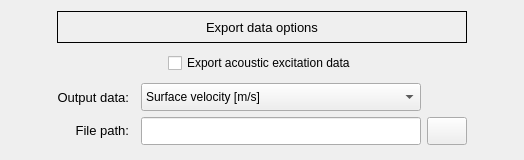
                  <widget class="QFrame" name="frame_3">
                   <property name="minimumSize">
                    <size>
                     <width>0</width>
                     <height>160</height>
                    </size>
                   </property>
                   <property name="maximumSize">
                    <size>
                     <width>16777215</width>
                     <height>180</height>
                    </size>
                   </property>
                   <property name="frameShape">
                    <enum>QFrame::Shape::NoFrame</enum>
                   </property>
                   <property name="frameShadow">
                    <enum>QFrame::Shadow::Raised</enum>
                   </property>
                   <layout class="QGridLayout" name="gridLayout_19">
                    <item row="2" column="1">
                     <widget class="QLabel" name="label_data_type">
                      <property name="minimumSize">
                       <size>
                        <width>0</width>
                        <height>28</height>
                       </size>
                      </property>
                      <property name="maximumSize">
                       <size>
                        <width>80</width>
                        <height>28</height>
                       </size>
                      </property>
                      <property name="font">
                       <font>
                        <family>MS Shell Dlg 2</family>
                        <pointsize>10</pointsize>
                        <italic>false</italic>
                        <bold>false</bold>
                       </font>
                      </property>
                      <property name="text">
                       <string>&lt;html&gt;&lt;head/&gt;&lt;body&gt;&lt;p align=&quot;right&quot;&gt;Output data:&lt;/p&gt;&lt;/body&gt;&lt;/html&gt;</string>
                      </property>
                      <property name="alignment">
                       <set>Qt::AlignmentFlag::AlignRight|Qt::AlignmentFlag::AlignTrailing|Qt::AlignmentFlag::AlignVCenter</set>
                      </property>
                     </widget>
                    </item>
                    <item row="1" column="0" colspan="6">
                     <widget class="QFrame" name="frame_9">
                      <property name="maximumSize">
                       <size>
                        <width>16777215</width>
                        <height>28</height>
                       </size>
                      </property>
                      <property name="frameShape">
                       <enum>QFrame::Shape::NoFrame</enum>
                      </property>
                      <property name="frameShadow">
                       <enum>QFrame::Shadow::Raised</enum>
                      </property>
                      <layout class="QGridLayout" name="gridLayout_20">
                       <property name="leftMargin">
                        <number>0</number>
                       </property>
                       <property name="topMargin">
                        <number>0</number>
                       </property>
                       <property name="rightMargin">
                        <number>0</number>
                       </property>
                       <property name="bottomMargin">
                        <number>0</number>
                       </property>
                       <item row="0" column="1">
                        <widget class="QCheckBox" name="checkBox_export_data">
                         <property name="minimumSize">
                          <size>
                           <width>0</width>
                           <height>0</height>
                          </size>
                         </property>
                         <property name="maximumSize">
                          <size>
                           <width>16777215</width>
                           <height>28</height>
                          </size>
                         </property>
                         <property name="text">
                          <string>Export acoustic excitation data</string>
                         </property>
                        </widget>
                       </item>
                       <item row="0" column="0">
                        <spacer name="horizontalSpacer_15">
                         <property name="orientation">
                          <enum>Qt::Orientation::Horizontal</enum>
                         </property>
                         <property name="sizeHint" stdset="0">
                          <size>
                           <width>40</width>
                           <height>20</height>
                          </size>
                         </property>
                        </spacer>
                       </item>
                       <item row="0" column="2">
                        <spacer name="horizontalSpacer_16">
                         <property name="orientation">
                          <enum>Qt::Orientation::Horizontal</enum>
                         </property>
                         <property name="sizeHint" stdset="0">
                          <size>
                           <width>40</width>
                           <height>20</height>
                          </size>
                         </property>
                        </spacer>
                       </item>
                      </layout>
                     </widget>
                    </item>
                    <item row="0" column="1" colspan="4">
                     <widget class="QLabel" name="label_10">
                      <property name="minimumSize">
                       <size>
                        <width>0</width>
                        <height>32</height>
                       </size>
                      </property>
                      <property name="maximumSize">
                       <size>
                        <width>16777215</width>
                        <height>32</height>
                       </size>
                      </property>
                      <property name="font">
                       <font>
                        <family>MS Shell Dlg 2</family>
                        <pointsize>10</pointsize>
                        <italic>false</italic>
                        <bold>false</bold>
                       </font>
                      </property>
                      <property name="frameShape">
                       <enum>QFrame::Shape::Box</enum>
                      </property>
                      <property name="text">
                       <string>Export data options</string>
                      </property>
                      <property name="textFormat">
                       <enum>Qt::TextFormat::AutoText</enum>
                      </property>
                      <property name="alignment">
                       <set>Qt::AlignmentFlag::AlignCenter</set>
                      </property>
                     </widget>
                    </item>
                    <item row="3" column="3">
                     <widget class="QLineEdit" name="lineEdit_export_path">
                      <property name="enabled">
                       <bool>true</bool>
                      </property>
                      <property name="minimumSize">
                       <size>
                        <width>280</width>
                        <height>28</height>
                       </size>
                      </property>
                      <property name="maximumSize">
                       <size>
                        <width>280</width>
                        <height>28</height>
                       </size>
                      </property>
                      <property name="font">
                       <font>
                        <family>MS Shell Dlg 2</family>
                        <pointsize>8</pointsize>
                        <italic>false</italic>
                        <bold>false</bold>
                       </font>
                      </property>
                      <property name="focusPolicy">
                       <enum>Qt::FocusPolicy::StrongFocus</enum>
                      </property>
                      <property name="text">
                       <string/>
                      </property>
                      <property name="alignment">
                       <set>Qt::AlignmentFlag::AlignCenter</set>
                      </property>
                      <property name="clearButtonEnabled">
                       <bool>true</bool>
                      </property>
                     </widget>
                    </item>
                    <item row="3" column="1">
                     <widget class="QLabel" name="label_export_path">
                      <property name="minimumSize">
                       <size>
                        <width>0</width>
                        <height>28</height>
                       </size>
                      </property>
                      <property name="maximumSize">
                       <size>
                        <width>80</width>
                        <height>28</height>
                       </size>
                      </property>
                      <property name="font">
                       <font>
                        <family>MS Shell Dlg 2</family>
                        <pointsize>10</pointsize>
                        <italic>false</italic>
                        <bold>false</bold>
                       </font>
                      </property>
                      <property name="text">
                       <string>&lt;html&gt;&lt;head/&gt;&lt;body&gt;&lt;p align=&quot;right&quot;&gt;File path:&lt;/p&gt;&lt;/body&gt;&lt;/html&gt;</string>
                      </property>
                      <property name="alignment">
                       <set>Qt::AlignmentFlag::AlignRight|Qt::AlignmentFlag::AlignTrailing|Qt::AlignmentFlag::AlignVCenter</set>
                      </property>
                     </widget>
                    </item>
                    <item row="3" column="5">
                     <spacer name="horizontalSpacer_14">
                      <property name="orientation">
                       <enum>Qt::Orientation::Horizontal</enum>
                      </property>
                      <property name="sizeHint" stdset="0">
                       <size>
                        <width>40</width>
                        <height>20</height>
                       </size>
                      </property>
                     </spacer>
                    </item>
                    <item row="3" column="0">
                     <spacer name="horizontalSpacer_13">
                      <property name="orientation">
                       <enum>Qt::Orientation::Horizontal</enum>
                      </property>
                      <property name="sizeHint" stdset="0">
                       <size>
                        <width>40</width>
                        <height>20</height>
                       </size>
                      </property>
                     </spacer>
                    </item>
                    <item row="3" column="4">
                     <widget class="QPushButton" name="pushButton_export_path">
                      <property name="minimumSize">
                       <size>
                        <width>40</width>
                        <height>28</height>
                       </size>
                      </property>
                      <property name="maximumSize">
                       <size>
                        <width>40</width>
                        <height>28</height>
                       </size>
                      </property>
                      <property name="font">
                       <font>
                        <family>MS Shell Dlg 2</family>
                        <pointsize>10</pointsize>
                        <italic>false</italic>
                        <bold>false</bold>
                       </font>
                      </property>
                      <property name="styleSheet">
                       <string notr="true"/>
                      </property>
                      <property name="text">
                       <string/>
                      </property>
                      <property name="icon">
                       <iconset resource="../../../../icons/resources.qrc">
                        <normaloff>:/icons/new_file.png</normaloff>:/icons/new_file.png</iconset>
                      </property>
                      <property name="iconSize">
                       <size>
                        <width>20</width>
                        <height>20</height>
                       </size>
                      </property>
                      <property name="autoDefault">
                       <bool>false</bool>
                      </property>
                      <property name="default">
                       <bool>false</bool>
                      </property>
                      <property name="flat">
                       <bool>false</bool>
                      </property>
                     </widget>
                    </item>
                    <item row="2" column="3">
                     <widget class="QComboBox" name="comboBox_output_data_type">
                      <property name="minimumSize">
                       <size>
                        <width>0</width>
                        <height>28</height>
                       </size>
                      </property>
                      <property name="maximumSize">
                       <size>
                        <width>16777215</width>
                        <height>28</height>
                       </size>
                      </property>
                      <item>
                       <property name="text">
                        <string>Surface velocity [m/s]</string>
                       </property>
                      </item>
                      <item>
                       <property name="text">
                        <string>Flow rate [m³/s]</string>
                       </property>
                      </item>
                     </widget>
                    </item>
                   </layout>
                  </widget>
